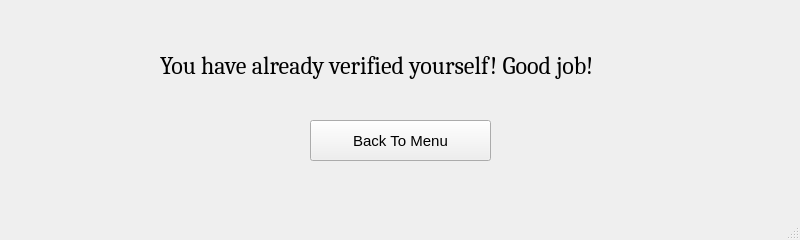
<?xml version="1.0" encoding="UTF-8"?>
<ui version="4.0">
 <class>alreadyVerified</class>
 <widget class="QMainWindow" name="alreadyVerified">
  <property name="geometry">
   <rect>
    <x>0</x>
    <y>0</y>
    <width>800</width>
    <height>240</height>
   </rect>
  </property>
  <property name="windowTitle">
   <string>MainWindow</string>
  </property>
  <widget class="QWidget" name="centralwidget">
   <widget class="QLabel" name="msg">
    <property name="geometry">
     <rect>
      <x>160</x>
      <y>50</y>
      <width>671</width>
      <height>31</height>
     </rect>
    </property>
    <property name="font">
     <font>
      <family>Cambria</family>
      <pointsize>18</pointsize>
     </font>
    </property>
    <property name="text">
     <string>You have already verified yourself! Good job!</string>
    </property>
   </widget>
   <widget class="QPushButton" name="backToMenu">
    <property name="geometry">
     <rect>
      <x>310</x>
      <y>120</y>
      <width>181</width>
      <height>41</height>
     </rect>
    </property>
    <property name="font">
     <font>
      <pointsize>11</pointsize>
     </font>
    </property>
    <property name="text">
     <string>Back To Menu</string>
    </property>
   </widget>
  </widget>
  <widget class="QMenuBar" name="menubar">
   <property name="geometry">
    <rect>
     <x>0</x>
     <y>0</y>
     <width>800</width>
     <height>21</height>
    </rect>
   </property>
  </widget>
  <widget class="QStatusBar" name="statusbar"/>
 </widget>
 <resources/>
 <connections/>
</ui>
